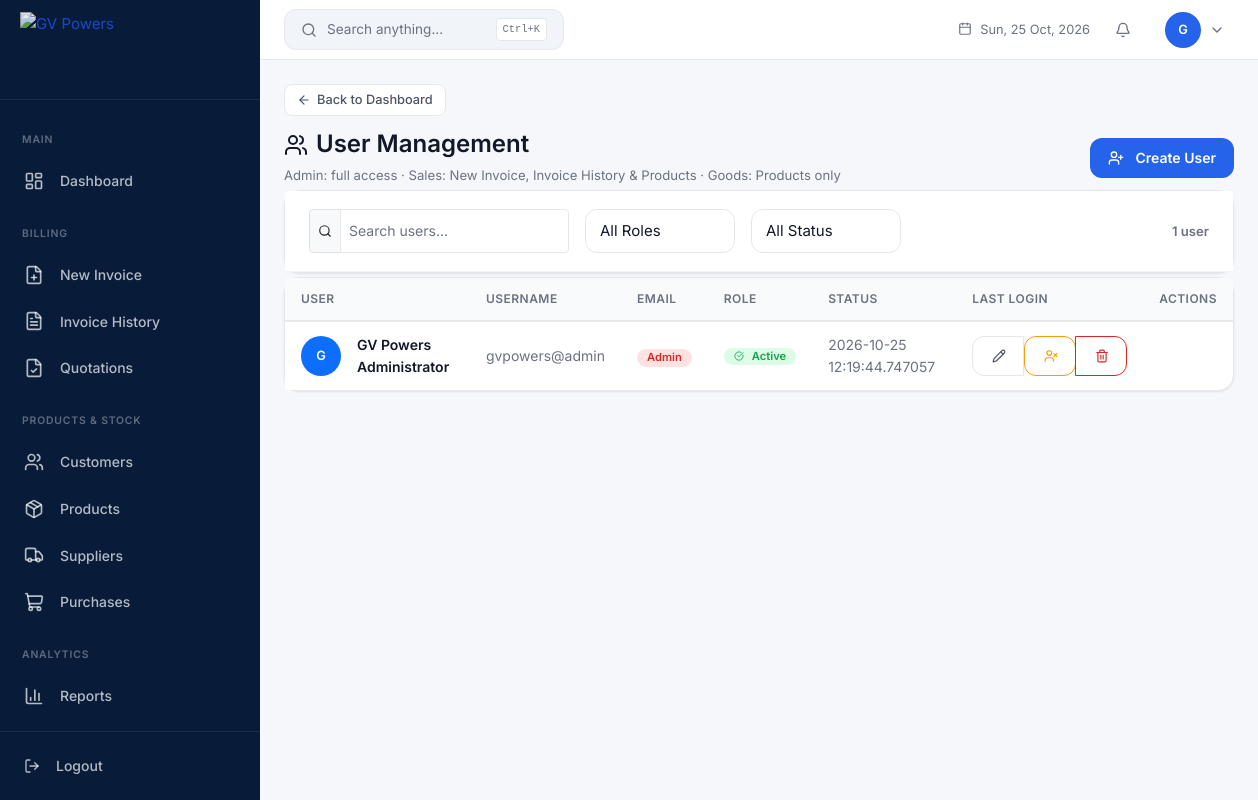
The app's page /users (signed in) with its own data.
### app.py (models this page shows, shortened)
class User(UserMixin, db.Model):
    __tablename__ = 'users'
    id = db.Column(db.Integer, primary_key=True)
    username = db.Column(db.String(80), unique=True, nullable=False)
    email = db.Column(db.String(120), unique=True, nullable=False)
    password_hash = db.Column(db.String(256), nullable=False)
    full_name = db.Column(db.String(120), nullable=False)
    role = db.Column(db.String(20), default='sales')
    is_active = db.Column(db.Boolean, default=True)
    last_login = db.Column(db.DateTime)
    created_at = db.Column(db.DateTime, default=datetime.utcnow)
    updated_at = db.Column(db.DateTime, default=datetime.utcnow, onupdate=datetime.utcnow)
    @property
    def is_admin(self): return self.role == 'admin'

### app.py (the view)
@app.route('/users')
@admin_required
def users_list():
    return render_template('admin/users.html', users=User.query.order_by(User.created_at.desc()).all())

### app.py (called while the page is built, shortened)
def admin_required(f):
    @wraps(f)
    def decorated(*args, **kwargs):
        if not current_user.is_authenticated: flash('Please log in.', 'warning'); return redirect(url_for('login'))
        if not current_user.is_admin: flash('Admin access required.', 'danger'); return redirect(url_for('index'))
        return f(*args, **kwargs)
    return decorated

@app.before_request
def enforce_backup_delete_admin():
    if request.endpoint != 'delete_backup':
        return None

@app.before_request
def enforce_role_permissions():
    if not current_user.is_authenticated:
        return
    if current_user.is_admin:
        return

### templates/admin/users.html (shortened to what this page needs)
{% extends "layouts/admin_layout.html" %}
{% block back_link %}
<a href="{{ url_for('dashboard') }}" class="ih-back-link"><i data-lucide="arrow-left"></i> Back to Dashboard</a>
{% endblock %}
{% block content %}
<div class="d-flex justify-content-between align-items-center mb-4">
  <div>
    <h4 class="mb-1"><i data-lucide="users" class="me-2"></i>User Management</h4>
    <small class="text-muted">Admin: full access · Sales: New Invoice, Invoice History &amp; Products · Goods: Products only</small>
  </div>
  <button class="btn btn-primary" data-bs-toggle="modal" data-bs-target="#createUserModal">
    <i data-lucide="user-plus" class="me-1"></i> Create User
  </button>
</div>
<div class="card mb-4">
  <div class="card-header d-flex align-items-center justify-content-between flex-wrap gap-2">
    <div class="d-flex align-items-center gap-3 flex-wrap">
      <div class="input-group input-group-sm" style="width:260px;">
        <span class="input-group-text"><i data-lucide="search" style="width:14px;height:14px;"></i></span>
        <input type="text" class="form-control" placeholder="Search users..." id="userSearch">
      </div>
      <select class="form-select form-select-sm" id="roleFilter" style="width:150px;">
        <option value="">All Roles</option>
      </select>
      <select class="form-select form-select-sm" id="statusFilter" style="width:150px;">
        <option value="">All Status</option>
      </select>
    </div>
    <span class="text-muted small" id="userCount">{{ (users or [])|length }} user{{ 's' if (users or [])|length != 1 }}</span>
  </div>
</div>
<div class="card">
  <div class="card-body p-0">
    <div class="table-responsive">
      <table class="table table-hover align-middle mb-0" id="usersTable">
        <thead>
          <tr>
            <th class="ps-3">User</th>
            <th>Username</th>
            <th>Email</th>
            <th>Role</th>
            <th>Status</th>
            <th>Last Login</th>
            <th class="text-end pe-3">Actions</th>
          </tr>
        </thead>
        <tbody>
          {% for user in users or [] %}
          <tr data-role="{{ user.role }}" data-status="{{ 'active' if user.is_active else 'inactive' }}">
            <td class="ps-3">
              <div class="d-flex align-items-center">
                <div class="rounded-circle bg-primary d-flex align-items-center justify-content-center me-3" style="width:40px;height:40px;flex-shrink:0;">
                  <span class="text-white fw-semibold" style="font-size:0.8rem;">{{ (user.full_name or user.username)[0]|upper }}</span>
                </div>
                <div>
                  <div class="fw-semibold">{{ user.full_name or user.username }}</div>
                </div>
              </div>
            </td>
            <td class="text-muted">{{ user.username }}</td>
            <td>
              <span class="badge {{ 'badge-danger' if user.role == 'admin' else 'badge-success' if user.role == 'sales' else 'badge-warning' if user.role == 'goods' else 'badge-secondary' }}">
                {{ user.role | capitalize }}
              </span>
            </td>
            <td>
              {% if user.is_active %}
                <span class="badge badge-success"><i data-lucide="check-circle" style="width:10px;height:10px;" class="me-1"></i>Active</span>
              {% else %}
                <span class="badge badge-danger"><i data-lucide="x-circle" style="width:10px;height:10px;" class="me-1"></i>Inactive</span>
              {% endif %}
            </td>
            <td class="text-muted">{{ user.last_login or 'Never' }}</td>
            <td class="text-end pe-3">
              <div class="btn-group btn-group-sm">
                <button class="btn btn-outline-secondary" title="Edit" data-bs-toggle="modal" data-bs-target="#editUserModal{{ user.id }}">
                  <i data-lucide="pencil" style="width:14px;height:14px;"></i>
                </button>
                <form method="POST" action="{{ url_for('toggle_user', user_id=user.id) }}" class="d-inline">
                  <button type="submit" class="btn btn-outline-{{ 'warning' if user.is_active else 'success' }}" title="{{ 'Deactivate' if user.is_active else 'Activate' }}">
                    <i data-lucide="{{ 'user-x' if user.is_active else 'user-check' }}" style="width:14px;height:14px;"></i>
                  </button>
                </form>
                <button class="btn btn-outline-danger" title="Delete" data-bs-toggle="modal" data-bs-target="#deleteUserModal{{ user.id }}">
                  <i data-lucide="trash-2" style="width:14px;height:14px;"></i>
                </button>
              </div>
            </td>
          </tr>
          {% endfor %}
        </tbody>
      </table>
    </div>
  </div>
</div>
{% endblock %}

### templates/layouts/admin_layout.html (shortened to what this page needs)
{% extends "base.html" %}
{% from "partials/logo.html" import gv_logo %}
{% block body %}
<div class="app-wrapper">
    <aside class="sidebar" id="sidebar">
        <div class="sidebar-brand">
            <a href="{{ url_for('dashboard') }}" class="brand-icon-link">
                {{ gv_logo(alt="GV Powers", class="brand-logo") }}
            </a>
        </div>
        <nav class="sidebar-nav">
            {% if current_user.is_admin %}
            <div class="sidebar-section-title">Main</div>
            <a href="{{ url_for('dashboard') }}" class="nav-link {% if request.endpoint == 'dashboard' %}active{% endif %}" data-tooltip="Dashboard">
                <i data-lucide="layout-dashboard"></i><span class="nav-text">Dashboard</span>
            </a>
            <div class="sidebar-section-title">Billing</div>
            <a href="{{ url_for('new_invoice') }}" class="nav-link {% if request.endpoint == 'new_invoice' %}active{% endif %}" data-tooltip="New Invoice">
                <i data-lucide="file-plus"></i><span class="nav-text">New Invoice</span>
            </a>
            <a href="{{ url_for('invoice_history') }}" class="nav-link {% if request.endpoint in ('invoice_history', 'edit_invoice') %}active{% endif %}" data-tooltip="Invoice History">
                <i data-lucide="file-text"></i><span class="nav-text">Invoice History</span>
            </a>
            <a href="{{ url_for('quotations_list') }}" class="nav-link " data-tooltip="Quotations">
                <i data-lucide="file-check"></i><span class="nav-text">Quotations</span>
            </a>
            <div class="sidebar-section-title">Products &amp; Stock</div>
            <a href="{{ url_for('customers_list') }}" class="nav-link {% if request.endpoint in ('customers_list', 'customer_profile', 'customer_ledger') %}active{% endif %}" data-tooltip="Customers">
                <i data-lucide="users"></i><span class="nav-text">Customers</span>
            </a>
            <a href="{{ url_for('products_list') }}" class="nav-link " data-tooltip="Products">
                <i data-lucide="package"></i><span class="nav-text">Products</span>
            </a>
            <a href="{{ url_for('suppliers_list') }}" class="nav-link {% if request.endpoint == 'suppliers_list' %}active{% endif %}" data-tooltip="Suppliers">
                <i data-lucide="truck"></i><span class="nav-text">Suppliers</span>
            </a>
            <a href="{{ url_for('purchases_list') }}" class="nav-link {% if request.endpoint in ('purchases_list', 'purchase_orders') %}active{% endif %}" data-tooltip="Purchases">
                <i data-lucide="shopping-cart"></i><span class="nav-text">Purchases</span>
            </a>
            <div class="sidebar-section-title">Analytics</div>
            {% set report_endpoints = ('reports_page', 'sales_report', 'payments_report', 'outstanding_report', 'gst_report', 'inventory_report', 'profit_report', 'customer_report', 'report_export') %}
            <a href="{{ url_for('reports_page') }}" class="nav-link {% if request.endpoint in report_endpoints %}active{% endif %}" data-tooltip="Reports">
                <i data-lucide="bar-chart-3"></i><span class="nav-text">Reports</span>
            </a>
            <a href="{{ url_for('low_stock_report') }}" class="nav-link {% if request.endpoint == 'low_stock_report' %}active{% endif %}" data-tooltip="Low Stock">
            </a>
            {% else %}
            <div class="sidebar-section-title">Products &amp; Stock</div>
            <a href="{{ url_for('products_list') }}" class="nav-link {% if request.endpoint in ('products_list', 'product_profile') %}active{% endif %}" data-tooltip="Products">
                <i data-lucide="package"></i><span class="nav-text">Products</span>
            </a>
            {% endif %}
        </nav>
        <div class="sidebar-footer">
            <form action="{{ url_for('logout') }}" method="POST" class="d-inline">
                <button type="submit" class="nav-link btn btn-link text-start w-100" data-tooltip="Logout">
                    <i data-lucide="log-out"></i><span class="nav-text">Logout</span>
                </button>
            </form>
        </div>
    </aside>
    <div class="main-content">
        <header class="top-navbar">
            {% if current_user.is_admin or current_user.role == 'sales' %}
            <button class="search-trigger" onclick="openSearch()" type="button">
                <i data-lucide="search" style="width:16px;height:16px;"></i>
                <span class="search-label">Search anything...</span>
                <kbd>Ctrl+K</kbd>
            </button>
            {% endif %}
            <div class="navbar-date">
                <i data-lucide="calendar" style="width:14px;height:14px;"></i>
                <span id="navDateDisplay"></span>
            </div>
            <div class="dropdown erp-menu" id="notificationBell" data-erp-menu>
                <button class="btn btn-link text-decoration-none position-relative p-1 erp-menu__trigger" data-erp-trigger aria-expanded="false" style="height:34px;width:34px;border-radius:10px;">
                    <i data-lucide="bell" style="width:20px;height:20px;color:var(--text-muted);"></i>
                </button>
            </div>
            <div class="dropdown erp-menu" data-erp-menu>
                <button class="user-dropdown erp-menu__trigger" data-erp-trigger aria-expanded="false" style="gap:.5rem;height:auto;width:auto;border-radius:12px;padding:.35rem .5rem;border:1px solid transparent;">
                    <div class="user-avatar">{{ current_user.full_name[0] }}</div>
                    <i data-lucide="chevron-down" style="width:16px;height:16px;color:var(--text-muted);"></i>
                </button>
            </div>
        </header>
        <div class="page-content">
            {% block back_link %}{% endblock %}
            {% block content %}{% endblock %}
        </div>
    </div>
</div>
{% endblock %}

### static/css/erp-menu.css (style rules this page uses)
.erp-menu { position: relative; display: inline-flex; }
.erp-menu__trigger { width: 34px; height: 34px; border-radius: 10px; display: inline-flex; align-items: center; justify-content: center; border: 1px solid transparent; background: transparent; color: var(--text-muted, #6b7280); cursor: pointer; transition: background .15s, color .15s, border-color .15s, transform .1s; flex-shrink: 0; }

### records on screen
User: full_name "G", full_name "GV Powers Administrator", username "gvpowers@admin", role "Admin", is_active True (drawn), last_login "2026-10-25 12:19:44.747057"

### other values on screen
{{ (users or [])|length }} "1"
